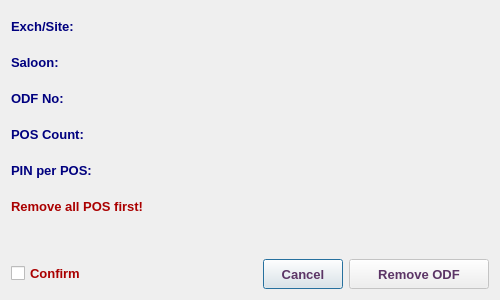
<?xml version="1.0" encoding="UTF-8"?>
<ui version="4.0">
 <class>RemoveOdfDialog</class>
 <widget class="QDialog" name="RemoveOdfDialog">
  <property name="windowModality">
   <enum>Qt::NonModal</enum>
  </property>
  <property name="geometry">
   <rect>
    <x>0</x>
    <y>0</y>
    <width>500</width>
    <height>300</height>
   </rect>
  </property>
  <property name="sizePolicy">
   <sizepolicy hsizetype="Fixed" vsizetype="Fixed">
    <horstretch>0</horstretch>
    <verstretch>0</verstretch>
   </sizepolicy>
  </property>
  <property name="minimumSize">
   <size>
    <width>500</width>
    <height>300</height>
   </size>
  </property>
  <property name="maximumSize">
   <size>
    <width>501</width>
    <height>301</height>
   </size>
  </property>
  <property name="font">
   <font>
    <family>Tahoma</family>
    <pointsize>10</pointsize>
   </font>
  </property>
  <property name="windowTitle">
   <string>Remove ODF</string>
  </property>
  <property name="windowIcon">
   <iconset resource="../../../../image.qrc">
    <normaloff>:/Image/remove.png</normaloff>:/Image/remove.png</iconset>
  </property>
  <layout class="QVBoxLayout" name="verticalLayout">
   <item>
    <layout class="QHBoxLayout" name="horizontalLayout_6">
     <item>
      <widget class="QLabel" name="label_6">
       <property name="minimumSize">
        <size>
         <width>120</width>
         <height>30</height>
        </size>
       </property>
       <property name="maximumSize">
        <size>
         <width>120</width>
         <height>30</height>
        </size>
       </property>
       <property name="font">
        <font>
         <family>Tahoma</family>
         <pointsize>10</pointsize>
         <weight>75</weight>
         <bold>true</bold>
        </font>
       </property>
       <property name="styleSheet">
        <string notr="true">color: rgb(0, 0, 127);</string>
       </property>
       <property name="text">
        <string>Exch/Site:</string>
       </property>
      </widget>
     </item>
     <item>
      <widget class="QLabel" name="abbrLbl">
       <property name="sizePolicy">
        <sizepolicy hsizetype="Expanding" vsizetype="Preferred">
         <horstretch>0</horstretch>
         <verstretch>0</verstretch>
        </sizepolicy>
       </property>
       <property name="minimumSize">
        <size>
         <width>250</width>
         <height>30</height>
        </size>
       </property>
       <property name="maximumSize">
        <size>
         <width>5000</width>
         <height>30</height>
        </size>
       </property>
       <property name="font">
        <font>
         <family>Tahoma</family>
         <pointsize>10</pointsize>
         <weight>75</weight>
         <bold>true</bold>
        </font>
       </property>
       <property name="styleSheet">
        <string notr="true">color: rgb(85, 0, 127);</string>
       </property>
       <property name="text">
        <string/>
       </property>
       <property name="alignment">
        <set>Qt::AlignLeading|Qt::AlignLeft|Qt::AlignVCenter</set>
       </property>
       <property name="wordWrap">
        <bool>true</bool>
       </property>
      </widget>
     </item>
    </layout>
   </item>
   <item>
    <layout class="QHBoxLayout" name="horizontalLayout_5">
     <item>
      <widget class="QLabel" name="label_5">
       <property name="minimumSize">
        <size>
         <width>120</width>
         <height>30</height>
        </size>
       </property>
       <property name="maximumSize">
        <size>
         <width>120</width>
         <height>30</height>
        </size>
       </property>
       <property name="font">
        <font>
         <family>Tahoma</family>
         <pointsize>10</pointsize>
         <weight>75</weight>
         <bold>true</bold>
        </font>
       </property>
       <property name="styleSheet">
        <string notr="true">color: rgb(0, 0, 127);</string>
       </property>
       <property name="text">
        <string>Saloon:</string>
       </property>
      </widget>
     </item>
     <item>
      <widget class="QLabel" name="saloonLbl">
       <property name="sizePolicy">
        <sizepolicy hsizetype="Expanding" vsizetype="Preferred">
         <horstretch>0</horstretch>
         <verstretch>0</verstretch>
        </sizepolicy>
       </property>
       <property name="minimumSize">
        <size>
         <width>150</width>
         <height>30</height>
        </size>
       </property>
       <property name="maximumSize">
        <size>
         <width>5000</width>
         <height>30</height>
        </size>
       </property>
       <property name="font">
        <font>
         <family>Tahoma</family>
         <pointsize>10</pointsize>
         <weight>75</weight>
         <bold>true</bold>
        </font>
       </property>
       <property name="styleSheet">
        <string notr="true">color: rgb(85, 0, 127);</string>
       </property>
       <property name="text">
        <string/>
       </property>
       <property name="wordWrap">
        <bool>true</bool>
       </property>
      </widget>
     </item>
    </layout>
   </item>
   <item>
    <layout class="QHBoxLayout" name="horizontalLayout_2">
     <item>
      <widget class="QLabel" name="label_2">
       <property name="minimumSize">
        <size>
         <width>120</width>
         <height>30</height>
        </size>
       </property>
       <property name="maximumSize">
        <size>
         <width>120</width>
         <height>30</height>
        </size>
       </property>
       <property name="font">
        <font>
         <family>Tahoma</family>
         <pointsize>10</pointsize>
         <weight>75</weight>
         <bold>true</bold>
        </font>
       </property>
       <property name="styleSheet">
        <string notr="true">color: rgb(0, 0, 127);</string>
       </property>
       <property name="text">
        <string>ODF No:</string>
       </property>
      </widget>
     </item>
     <item>
      <widget class="QLabel" name="odfNoLbl">
       <property name="sizePolicy">
        <sizepolicy hsizetype="Expanding" vsizetype="Preferred">
         <horstretch>0</horstretch>
         <verstretch>0</verstretch>
        </sizepolicy>
       </property>
       <property name="minimumSize">
        <size>
         <width>50</width>
         <height>30</height>
        </size>
       </property>
       <property name="maximumSize">
        <size>
         <width>5000</width>
         <height>30</height>
        </size>
       </property>
       <property name="font">
        <font>
         <family>Tahoma</family>
         <pointsize>10</pointsize>
         <weight>75</weight>
         <bold>true</bold>
        </font>
       </property>
       <property name="styleSheet">
        <string notr="true">color: rgb(85, 0, 127);</string>
       </property>
       <property name="text">
        <string/>
       </property>
       <property name="wordWrap">
        <bool>true</bool>
       </property>
      </widget>
     </item>
    </layout>
   </item>
   <item>
    <layout class="QHBoxLayout" name="horizontalLayout_3">
     <item>
      <widget class="QLabel" name="label_3">
       <property name="minimumSize">
        <size>
         <width>120</width>
         <height>30</height>
        </size>
       </property>
       <property name="maximumSize">
        <size>
         <width>120</width>
         <height>30</height>
        </size>
       </property>
       <property name="font">
        <font>
         <family>Tahoma</family>
         <pointsize>10</pointsize>
         <weight>75</weight>
         <bold>true</bold>
        </font>
       </property>
       <property name="styleSheet">
        <string notr="true">color: rgb(0, 0, 127);</string>
       </property>
       <property name="text">
        <string>POS Count:</string>
       </property>
      </widget>
     </item>
     <item>
      <widget class="QLabel" name="posCountLbl">
       <property name="sizePolicy">
        <sizepolicy hsizetype="Expanding" vsizetype="Preferred">
         <horstretch>0</horstretch>
         <verstretch>0</verstretch>
        </sizepolicy>
       </property>
       <property name="minimumSize">
        <size>
         <width>50</width>
         <height>30</height>
        </size>
       </property>
       <property name="maximumSize">
        <size>
         <width>5000</width>
         <height>30</height>
        </size>
       </property>
       <property name="font">
        <font>
         <family>Tahoma</family>
         <pointsize>10</pointsize>
         <weight>75</weight>
         <bold>true</bold>
        </font>
       </property>
       <property name="styleSheet">
        <string notr="true">color: rgb(85, 0, 127);</string>
       </property>
       <property name="text">
        <string/>
       </property>
       <property name="wordWrap">
        <bool>true</bool>
       </property>
      </widget>
     </item>
    </layout>
   </item>
   <item>
    <layout class="QHBoxLayout" name="horizontalLayout_4">
     <item>
      <widget class="QLabel" name="label_4">
       <property name="minimumSize">
        <size>
         <width>120</width>
         <height>30</height>
        </size>
       </property>
       <property name="maximumSize">
        <size>
         <width>120</width>
         <height>30</height>
        </size>
       </property>
       <property name="font">
        <font>
         <family>Tahoma</family>
         <pointsize>10</pointsize>
         <weight>75</weight>
         <bold>true</bold>
        </font>
       </property>
       <property name="styleSheet">
        <string notr="true">color: rgb(0, 0, 127);</string>
       </property>
       <property name="text">
        <string>PIN per POS:</string>
       </property>
      </widget>
     </item>
     <item>
      <widget class="QLabel" name="pppLbl">
       <property name="sizePolicy">
        <sizepolicy hsizetype="Expanding" vsizetype="Preferred">
         <horstretch>0</horstretch>
         <verstretch>0</verstretch>
        </sizepolicy>
       </property>
       <property name="minimumSize">
        <size>
         <width>50</width>
         <height>30</height>
        </size>
       </property>
       <property name="maximumSize">
        <size>
         <width>5000</width>
         <height>30</height>
        </size>
       </property>
       <property name="font">
        <font>
         <family>Tahoma</family>
         <pointsize>10</pointsize>
         <weight>75</weight>
         <bold>true</bold>
        </font>
       </property>
       <property name="styleSheet">
        <string notr="true">color: rgb(85, 0, 127);</string>
       </property>
       <property name="text">
        <string/>
       </property>
       <property name="wordWrap">
        <bool>true</bool>
       </property>
      </widget>
     </item>
    </layout>
   </item>
   <item>
    <widget class="QLabel" name="infoLbl">
     <property name="minimumSize">
      <size>
       <width>0</width>
       <height>30</height>
      </size>
     </property>
     <property name="maximumSize">
      <size>
       <width>16777215</width>
       <height>30</height>
      </size>
     </property>
     <property name="font">
      <font>
       <family>Tahoma</family>
       <pointsize>10</pointsize>
       <weight>75</weight>
       <bold>true</bold>
      </font>
     </property>
     <property name="styleSheet">
      <string notr="true">color: rgb(170, 0, 0);</string>
     </property>
     <property name="text">
      <string>Remove all POS first!</string>
     </property>
    </widget>
   </item>
   <item>
    <spacer name="verticalSpacer">
     <property name="font">
      <font>
       <family>Tahoma</family>
       <pointsize>10</pointsize>
      </font>
     </property>
     <property name="orientation">
      <enum>Qt::Vertical</enum>
     </property>
     <property name="sizeHint" stdset="0">
      <size>
       <width>20</width>
       <height>40</height>
      </size>
     </property>
    </spacer>
   </item>
   <item>
    <layout class="QHBoxLayout" name="horizontalLayout">
     <item>
      <widget class="QCheckBox" name="checkBox">
       <property name="font">
        <font>
         <family>Tahoma</family>
         <pointsize>10</pointsize>
         <weight>75</weight>
         <bold>true</bold>
        </font>
       </property>
       <property name="styleSheet">
        <string notr="true">color: rgb(170, 0, 0);</string>
       </property>
       <property name="text">
        <string>Confirm</string>
       </property>
      </widget>
     </item>
     <item>
      <spacer name="horizontalSpacer_4">
       <property name="font">
        <font>
         <family>Tahoma</family>
         <pointsize>10</pointsize>
        </font>
       </property>
       <property name="orientation">
        <enum>Qt::Horizontal</enum>
       </property>
       <property name="sizeHint" stdset="0">
        <size>
         <width>40</width>
         <height>20</height>
        </size>
       </property>
      </spacer>
     </item>
     <item>
      <widget class="QPushButton" name="cancelBtn">
       <property name="minimumSize">
        <size>
         <width>80</width>
         <height>25</height>
        </size>
       </property>
       <property name="maximumSize">
        <size>
         <width>150</width>
         <height>30</height>
        </size>
       </property>
       <property name="font">
        <font>
         <family>Tahoma</family>
         <pointsize>10</pointsize>
         <weight>75</weight>
         <bold>true</bold>
        </font>
       </property>
       <property name="styleSheet">
        <string notr="true">color: rgb(92, 53, 102);</string>
       </property>
       <property name="text">
        <string>Cancel</string>
       </property>
      </widget>
     </item>
     <item>
      <widget class="QPushButton" name="okBtn">
       <property name="enabled">
        <bool>false</bool>
       </property>
       <property name="minimumSize">
        <size>
         <width>140</width>
         <height>30</height>
        </size>
       </property>
       <property name="maximumSize">
        <size>
         <width>200</width>
         <height>30</height>
        </size>
       </property>
       <property name="font">
        <font>
         <family>Tahoma</family>
         <pointsize>10</pointsize>
         <weight>75</weight>
         <bold>true</bold>
        </font>
       </property>
       <property name="styleSheet">
        <string notr="true">color: rgb(92, 53, 102);</string>
       </property>
       <property name="text">
        <string>Remove ODF</string>
       </property>
       <property name="icon">
        <iconset resource="../../../../image.qrc">
         <normaloff>:/Image/remove.png</normaloff>:/Image/remove.png</iconset>
       </property>
       <property name="iconSize">
        <size>
         <width>20</width>
         <height>20</height>
        </size>
       </property>
      </widget>
     </item>
    </layout>
   </item>
  </layout>
 </widget>
 <tabstops>
  <tabstop>checkBox</tabstop>
  <tabstop>okBtn</tabstop>
  <tabstop>cancelBtn</tabstop>
 </tabstops>
 <resources>
  <include location="../../../../image.qrc"/>
 </resources>
 <connections/>
</ui>
